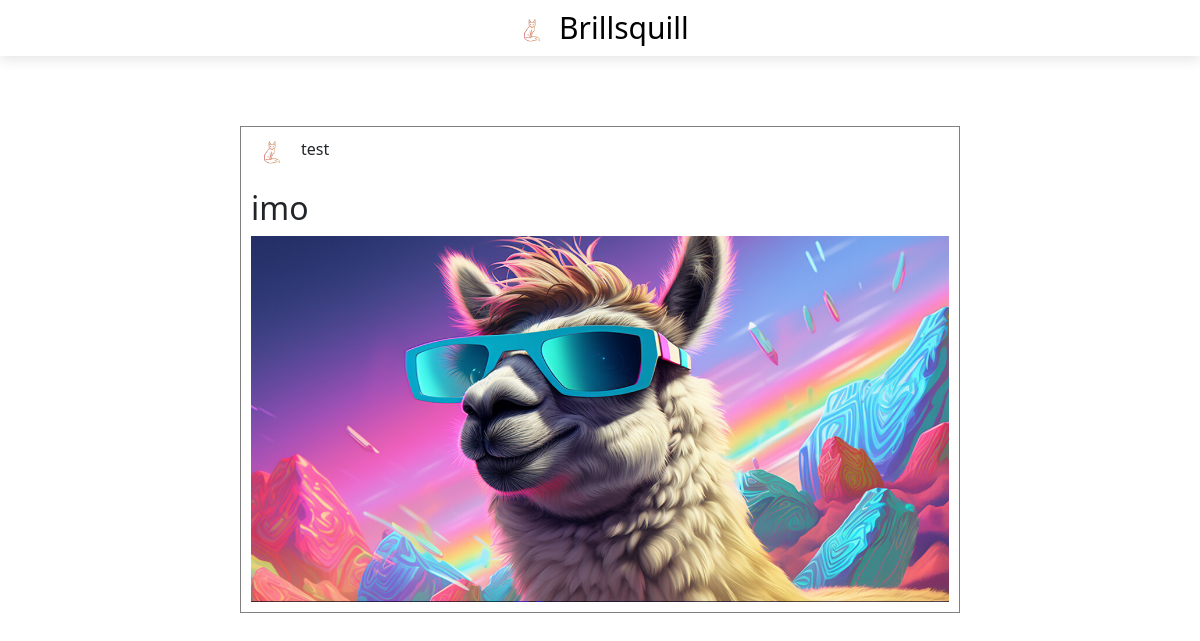
/3/share/ (signed in), run on the app's committed database.
### profiles/models.py (models this page shows)
class UserProfile(models.Model):
    person = models.ForeignKey(User, on_delete=models.CASCADE, related_name='author')
    image = models.ImageField(upload_to='files/', default='logo.png', null=True, blank=False)
    country = models.CharField(max_length=200 ,blank=True)

class ImagePoem(models.Model):
    author = models.ForeignKey(User, on_delete=models.CASCADE, related_name='image_poem')
    title = models.CharField(max_length=200, blank=True)
    image = models.ImageField(upload_to='files/', default='logo.png', null=True, blank=False)
    created_on = models.DateTimeField(default=timezone.now)

### profiles/views.py (the view)
# urls.py: path('<int:poem_id>/share/' ,views.share, name='share'),
def share(request, poem_id):
    poem = None
    image_poem = None
    user_profile = None
    try:
        poem = get_object_or_404(Poems, id=poem_id)
        user_profile = get_object_or_404(UserProfile, person=poem.author)
    except:
        try:
            image_poem = get_object_or_404(ImagePoem, id=poem_id)
            user_profile = get_object_or_404(UserProfile, person=image_poem.author)
        except:
            pass  # Handle the case when neither Poem nor ImagePoem is found
    context = {'poem': poem, 'image_poem': image_poem, 'user_profile': user_profile}
    return render(request, 'profiles/poem/share.html', context)

### templates/profiles/poem/share.html (shortened to what this page needs)
{% load static %}{% load humanize %}
<!DOCTYPE html>
<html>
<head>
<link href="https://cdn.jsdelivr.net/npm/bootstrap@5.3.2/dist/css/bootstrap.min.css" rel="stylesheet">
<link rel="stylesheet" href="{% static 'css/join/join.css' %}">
</head>
<body>
<div class="share-nav">
    <center>
    <a href="{% url 'home' %}"> <img src="{% static  'images/brillzquill_logo (2).png'  %}"> Brillsquill</a>
</center>
</div>
{% if poem %}
<div class="container-for-poem">
    <p class="author">{{poem.author}}</p>
    <p class="poem-title"> {{ poem.title }}  <span>  {{ poem.created_on|timesince|naturaltime }} ago</span></p>
    <hr>
    <p> {{ poem.poem | safe }}</p>
 </div>
 {% elif image_poem %}
 <div class="container-for-poem">
    <div class="fluid-auth-img">
        <p class="author">
    {% if user_profile %}
    <img  class="home-profile-i"  src="{{ user_profile.image.url }}" alt="Author's Profile Image"></p>
  {% endif %}
  <p class="author-comb">{{ user_profile.person.username }}</p>
</div>
 <h2>{{ image_poem.title }}</h2>
 <img src="{{ image_poem.image.url }}" alt="Image Poem">
 </div>
  {% else %}
 <p>No content found for the given ID.</p>
{% endif %}
</body>
</html>

### templates/profiles/poem/share.html (style rules this page uses)
.fluid-auth-img { display: flex; }
.home-profile-i { width:40px; height:40px; border-radius: 100%; margin-top:-15px; margin-right: px; }
.author-comb { margin-left:10px; }
.author { margin-top:10px; }
.share-nav { background-color: #ffffff; box-shadow: rgba(0, 0, 0, 0.1) 0px 4px 12px; padding:5px; }
.share-nav a { font-size: 30px; color:black; text-decoration: none; }
.share-nav img { width:40px; }
.container-for-poem { padding:10px; width:60%; border:1px solid grey; position: relative; left:50%; transform: translateX(-50%); margin-top:70px; word-wrap: break-word; z-index: -2; }
.container-for-poem img { width:100%; }
.author { color:orangered; }

### data on the page
UserProfile: image (picture), person.username "test"
ImagePoem: title "imo", image (picture)
